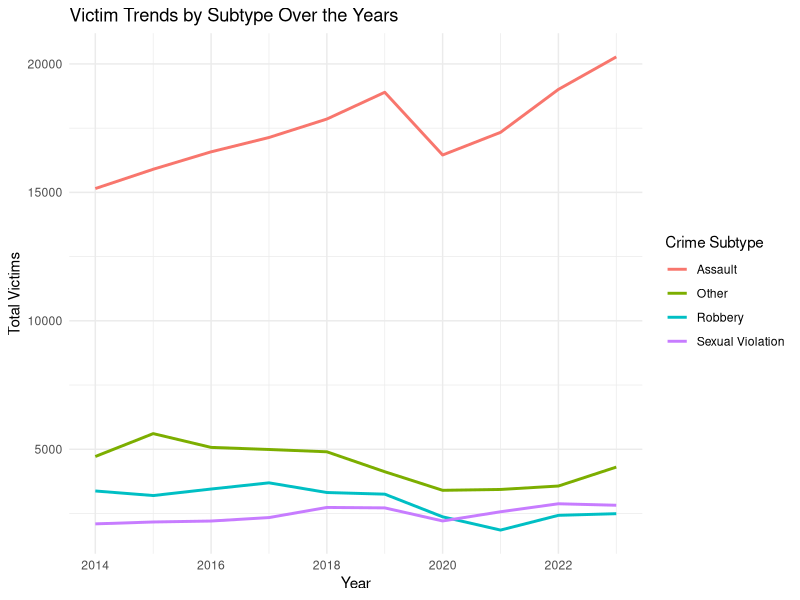
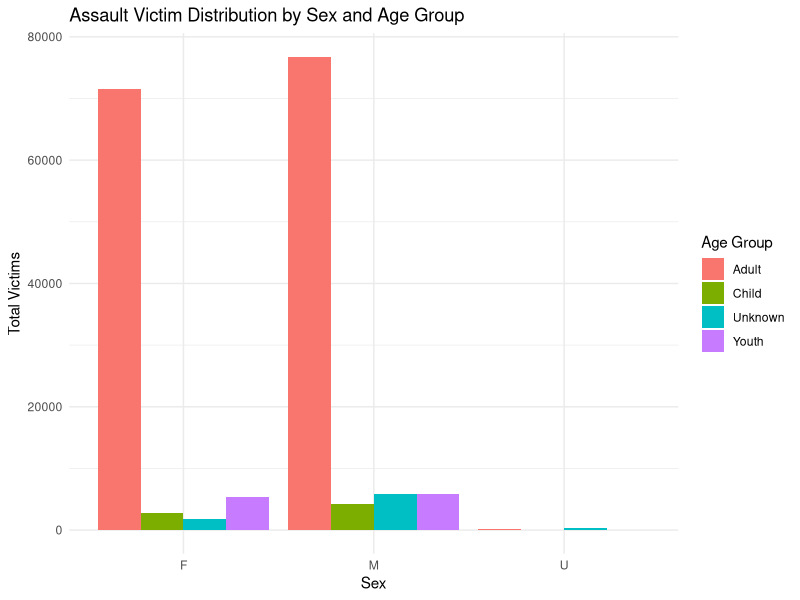
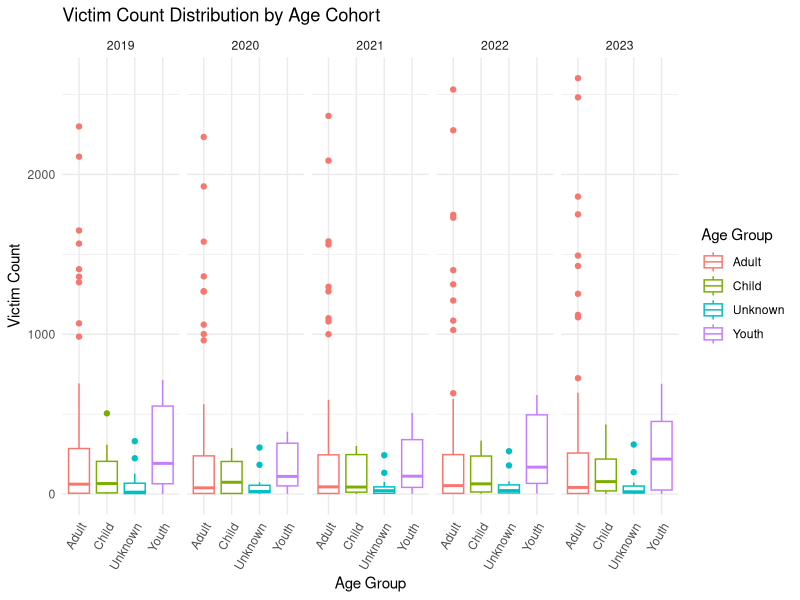

Write R code to recreate these figures, in order. (Note: this script raises an error after producing the figures.)
#### Preamble ####
# Purpose: Generate the data visualizations and tables as in the paper.
# Author: Huayan Yu
# Date: 24 September 2024
# Contact: huayan.yu@mail.utoronto.ca
# License: MIT
# Pre-requisites: Libraries `tidyverse` and `knitr` installed

#### Workspace setup ####
library(ggplot2)
library(dplyr)
library(knitr)

# Load the data
data <- read.csv("data/raw_data/toronto_crime_victims_raw.csv")

# Convert necessary columns to factors
data$CATEGORY <- as.factor(data$CATEGORY)
data$SEX <- as.factor(data$SEX)
data$AGE_COHORT <- as.factor(data$AGE_COHORT)
data$SUBTYPE <- as.factor(data$SUBTYPE)
data$ASSAULT_SUBTYPE <- as.factor(data$ASSAULT_SUBTYPE)


#### Visualizations with ggplot2 ####
# Visualization 1: a line chart of victim subtypes by year (2014 - 2023) 
# Aggregate data by year and subtypes
category_vs_year <- data %>%
  group_by(REPORT_YEAR, SUBTYPE) %>%
  summarize(Total_Count = sum(COUNT_))

# Create line plot
vis1 <- ggplot(category_vs_year, aes(x=REPORT_YEAR, y=Total_Count, color=SUBTYPE)) +
  geom_line(linewidth=1) +
  labs(title="Victim Trends by Subtype Over the Years",
       x="Year", y="Total Victims", color="Crime Subtype") +
  theme_minimal()
vis1

# Visualization 2: a bar chart of assault victim distribution by sex
# Aggregate data by sex and filtered on assault subtype
assault_victim_by_sex_age <- data %>%
  filter(SUBTYPE == "Assault") %>%
  group_by(SEX, AGE_GROUP) %>%
  summarize(Total_Count = sum(COUNT_))

# Create bar plot
vis2 <- ggplot(assault_victim_by_sex_age, aes(x = SEX, y = Total_Count, fill = AGE_GROUP)) +
  geom_bar(stat = "identity", position = "dodge") +
  labs(title = "Assault Victim Distribution by Sex and Age Group",
       x = "Sex", y = "Total Victims",
       fill = "Age Group") +
  theme_minimal()
vis2

# Visualization 3: side-by-side boxplot for victims by age groups over year (last 5 years)
vis3 <- ggplot(data %>% filter(REPORT_YEAR >= 2019), 
               aes(x = AGE_GROUP, y = COUNT_, color = AGE_GROUP)) +
  geom_boxplot() +
  labs(title = "Victim Count Distribution by Age Cohort", 
       x = "Age Group", y = "Victim Count", color = "Age Group") +
  theme_minimal() +
  theme(axis.text.x = element_text(angle = 60, hjust = 1)) +
  facet_grid(~ REPORT_YEAR)
vis3


#### Table creations with knitr ####
# Table 0: data summarization table
# Replace NA values with empty strings for the selected columns
summary_data <- summary(data[,c(3, 4, 6, 8)])
summary_df <- as.data.frame.matrix(summary_data)
summary_df[is.na(summary_df)] <- ""
kable(summary_df, caption = "Number of Records in Each Categorical Variable", row.names = FALSE)

# Table 1: proportion of victims by category, year, and sex
proportion_sex_year <- data %>%
  filter(REPORT_YEAR >= 2019) %>%
  group_by(REPORT_YEAR, SEX) %>%
  summarize(Total_Count = sum(COUNT_)) %>%
  group_by(REPORT_YEAR) %>%
  mutate(Proportion = round(Total_Count / sum(Total_Count), 3))
kable(proportion_sex_year, caption = "Proportion of Victims by Category, Year, and Sex")


# Table 2: the top 5 most common subtypes of victims for each year
top_subtypes_by_year <- data %>%
  group_by(SUBTYPE, REPORT_YEAR) %>%
  summarize(Total_Count = sum(COUNT_)) %>%
  arrange(desc(Total_Count)) %>%
  group_by(REPORT_YEAR) %>%
  top_n(5, Total_Count)

# Reshape the data to have a column for each year
top_subtypes_wide <- top_subtypes_by_year %>%
  pivot_wider(names_from = REPORT_YEAR, values_from = Total_Count, values_fill = 0) %>%
  select(SUBTYPE, `2014`, `2015`, `2016`, `2017`, `2018`, `2019`, `2020`, `2021`, `2022`, `2023`)

# Add a row for total and concatenate
total_row <- top_subtypes_wide %>%
  summarize(across(`2014`:`2023`, sum)) %>%
  mutate(SUBTYPE = "Total")
top_subtypes_with_total <- bind_rows(top_subtypes_wide, total_row)
kable(top_subtypes_with_total, caption = "Top 5 Most Common Victim Subtypes by Year")
